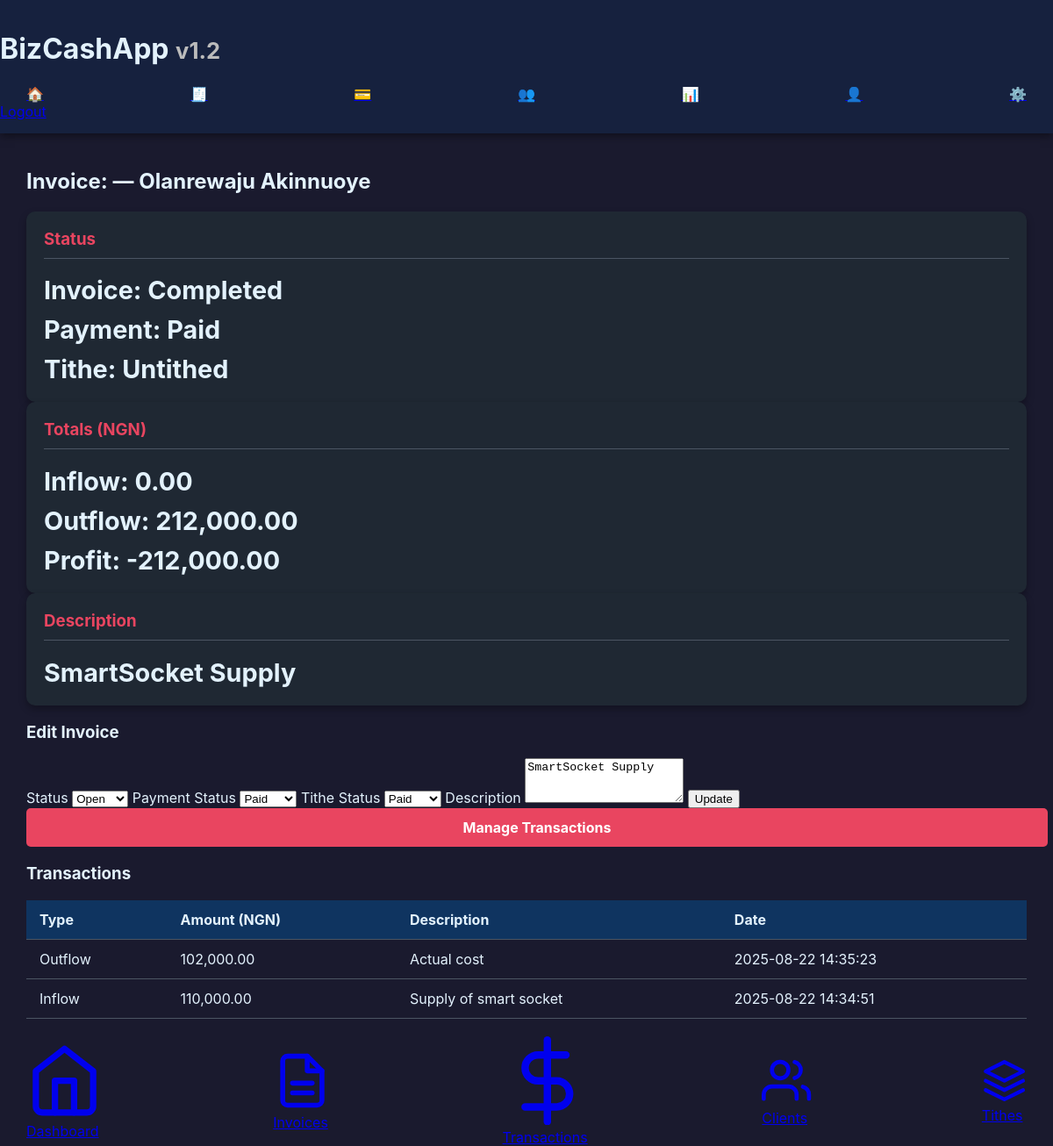
Screenshot of /invoice_detail.php?id=12 (signed in) with the database file from the repository.
### tables this page shows
CREATE TABLE `invoices` (
  `id` int NOT NULL,
  `invoice_display_id` varchar(255) DEFAULT NULL,
  `client_id` int NOT NULL,
  `invoice_date` date NOT NULL,
  `description` text,
  `status` enum('Open','Completed') NOT NULL DEFAULT 'Open',
  `payment_status` enum('Unpaid','Paid') NOT NULL DEFAULT 'Unpaid',
  `tithe_status` enum('Untithed','Tithed') NOT NULL DEFAULT 'Untithed',
  `created_at` timestamp NOT NULL DEFAULT CURRENT_TIMESTAMP
);

CREATE TABLE `clients` (
  `id` int NOT NULL,
  `name` varchar(255) NOT NULL,
  `email` varchar(255) DEFAULT NULL,
  `phone` varchar(50) DEFAULT NULL,
  `created_at` timestamp NOT NULL DEFAULT CURRENT_TIMESTAMP
);

CREATE TABLE `transactions` (
  `id` int NOT NULL,
  `invoice_id` int NOT NULL,
  `type` enum('Inflow','Outflow') NOT NULL,
  `amount` decimal(10,2) NOT NULL,
  `description` varchar(255) NOT NULL,
  `transaction_date` date NOT NULL,
  `created_at` timestamp NOT NULL DEFAULT CURRENT_TIMESTAMP
);

### config.php (called while the page is built)
<?php
return [
    'db' => [
        'host' => 'localhost',
        'user' => 'cyberros_aiuser',
        'pass' => 'Admin4gpt*',
        'name' => 'cyberros_bizcashapp',
    ],
    'app' => [
        'version' => '1.2',
        'currency' => 'NGN',
        'country' => 'Nigeria',
        'tax_enabled' => false,
        'tax_rate' => 7.5,
        'admin_user' => [
            'username' => 'admin',
            'password_hash' => null,
            'role' => 'admin'
        ],
    ],
];
?>

### invoice_detail.php (the view, shortened to what this page needs)
<?php
include 'header.php';
$id = isset($_GET['id']) ? (int)$_GET['id'] : 0;
$stmt = $conn->prepare("SELECT invoices.*, clients.name AS client_name FROM invoices LEFT JOIN clients ON invoices.client_id = clients.id WHERE invoices.id = ?");
$stmt->bind_param('i', $id);
$stmt->execute();
$invoice = $stmt->get_result()->fetch_assoc();
$tres = $conn->prepare("SELECT * FROM transactions WHERE invoice_id = ? ORDER BY created_at DESC");
$tres->bind_param('i', $id);
$tres->execute();
$transactions = $tres->get_result();
$inflow = 0; $outflow = 0;
if ($transactions && $transactions->num_rows > 0) {
    while ($t = $transactions->fetch_assoc()) {
        if ($t['type'] === 'inflow') $inflow += (float)$t['amount'];
        else $outflow += (float)$t['amount'];
    }
    $tres = $conn->prepare("SELECT * FROM transactions WHERE invoice_id = ? ORDER BY created_at DESC");
    $tres->bind_param('i', $id);
    $tres->execute();
    $transactions = $tres->get_result();
}
$profit = $inflow - $outflow;
$config = include __DIR__ . '/config.php';
$currency = $config['app']['currency'] ?? 'NGN';
?>
<div class="container">
    <h2>Invoice: <?= htmlspecialchars($invoice['invoice_id']) ?> — <?= htmlspecialchars($invoice['client_name'] ?? 'Unknown') ?></h2>
    <div class="cards">
        <div class="card">
            <h3>Status</h3>
            <p>Invoice: <?= htmlspecialchars($invoice['status']) ?></p>
            <p>Payment: <?= htmlspecialchars($invoice['payment_status']) ?></p>
            <p>Tithe: <?= htmlspecialchars($invoice['tithe_status']) ?></p>
        </div>
        <div class="card">
            <h3>Totals (<?= htmlspecialchars($currency) ?>)</h3>
            <p>Inflow: <?= number_format($inflow, 2) ?></p>
            <p>Outflow: <?= number_format($outflow, 2) ?></p>
            <p>Profit: <?= number_format($profit, 2) ?></p>
        </div>
        <div class="card">
            <h3>Description</h3>
            <p><?= nl2br(htmlspecialchars($invoice['description'])) ?></p>
        </div>
    </div>
    <h3>Edit Invoice</h3>
    <form method="post">
        <label>Status
            <select name="status">
                <?php $s = $invoice['status']; ?>
                <option value="Open" <?= $s==='Open'? 'selected':'' ?>>Open</option>
            </select>
        </label>
        <label>Payment Status
            <select name="payment_status">
                <?php $ps = $invoice['payment_status']; ?>
                <option value="Paid" <?= $ps==='Paid'? 'selected':'' ?>>Paid</option>
            </select>
        </label>
        <label>Tithe Status
            <select name="tithe_status">
                <?php $ts = $invoice['tithe_status']; ?>
                <option value="Paid" <?= $ts==='Paid'? 'selected':'' ?>>Paid</option>
            </select>
        </label>
        <label>Description
            <textarea name="description" rows="3"><?= htmlspecialchars($invoice['description']) ?></textarea>
        </label>
        <button type="submit">Update</button>
        <a class="btn" href="transactions.php?invoice_id=<?= (int)$invoice['id'] ?>">Manage Transactions</a>
    </form>
    <h3>Transactions</h3>
    <table>
        <thead>
            <tr>
                <th>Type</th>
                <th>Amount (<?= htmlspecialchars($currency) ?>)</th>
                <th>Description</th>
                <th>Date</th>
            </tr>
        </thead>
        <tbody>
        <?php if ($transactions && $transactions->num_rows > 0): ?>
            <?php while ($t = $transactions->fetch_assoc()): ?>
                <tr>
                    <td><?= htmlspecialchars($t['type']) ?></td>
                    <td><?= number_format((float)$t['amount'], 2) ?></td>
                    <td><?= htmlspecialchars($t['description']) ?></td>
                    <td><?= htmlspecialchars($t['created_at']) ?></td>
                </tr>
            <?php endwhile; ?>
        <?php else: ?>
            <tr><td colspan="4">No transactions for this invoice.</td></tr>
        <?php endif; ?>
        </tbody>
    </table>
</div>
<?php require_once 'footer.php'; ?>

### style.css (style rules this page uses)
:root { --primary-bg: #1a1a2e; --secondary-bg: #16213e; --tertiary-bg: #0f3460; --card-bg: #1f2833; --text-color: #e3f2fd; --primary-accent: #e94560; --secondary-accent: #53bf9d; --green: #28a745; --orange: #fd7e14; --blue: #007bff; --light-gray: #c5c6c7; --border-color: #4b5563; }
body { margin: 0; font-family: -apple-system, BlinkMacSystemFont, "Segoe UI", Roboto, "Helvetica Neue", Arial, sans-serif; background-color: var(--primary-bg); color: var(--text-color); font-size: 16px; display: flex; flex-direction: column; min-height: 100vh; }
.container { width: 95%; max-width: 1200px; margin: 0 auto; padding: 20px 10px; flex: 1; }
.btn { display: inline-block; width: 100%; padding: 12px; border: none; border-radius: 5px; background-color: var(--primary-accent); color: white; font-size: 1rem; font-weight: bold; text-align: center; cursor: pointer; transition: background-color 0.3s ease; text-decoration: none; }
.card { background-color: var(--card-bg); padding: 20px; border-radius: 10px; box-shadow: 0 4px 8px rgba(0,0,0,0.3); }
.card h3 { margin-top: 0; color: var(--primary-accent); border-bottom: 1px solid var(--border-color); padding-bottom: 10px; }
.card p { font-size: 1.8rem; font-weight: bold; margin: 10px 0 0; }
table { width: 100%; border-collapse: collapse; white-space: nowrap; }
th, td { padding: 12px 15px; text-align: left; border-bottom: 1px solid var(--border-color); }
th { background-color: var(--tertiary-bg); }

### rows the page displays
invoices: client.name "Olanrewaju Akinnuoye", status "Completed", payment_status "Paid", tithe_status "Untithed", description "SmartSocket Supply"
transactions: type "Outflow", amount "102,000.00", description "Actual cost", created_at "2025-08-22 14:35:23"
transactions: type "Inflow", amount "110,000.00", description "Supply of smart socket", created_at "2025-08-22 14:34:51"

### other values shown
$appVersion "1.2"
$currency "NGN"
$inflow "0.00"
$outflow "212,000.00"
$profit "-212,000.00"
